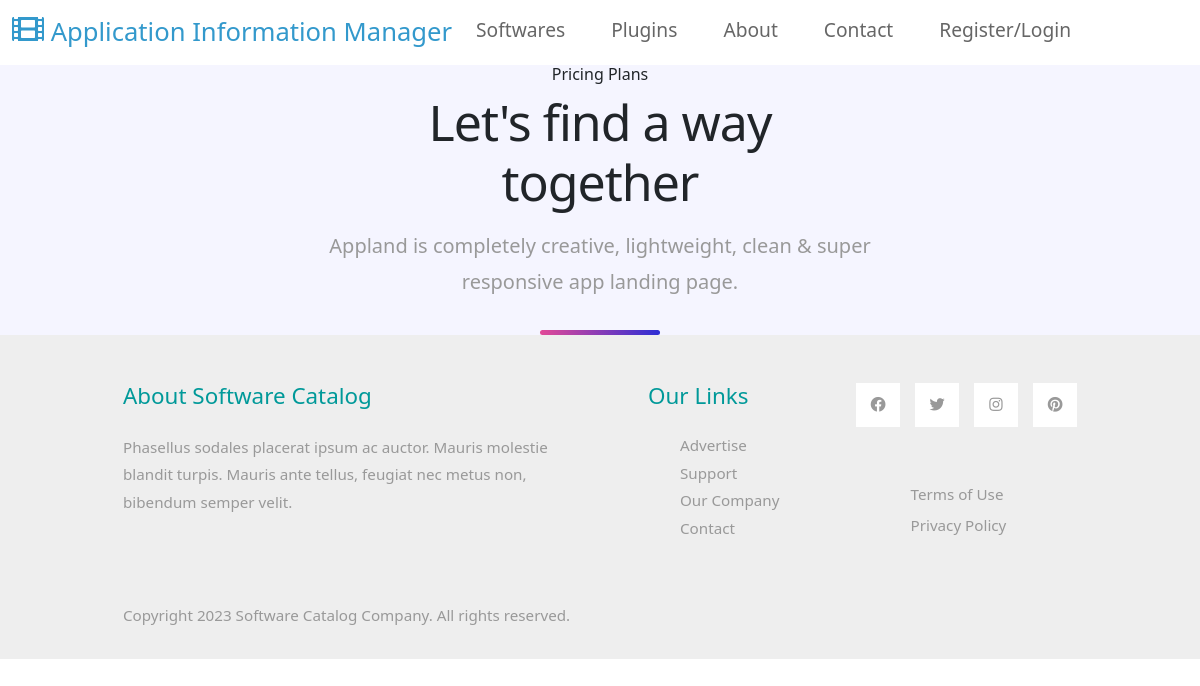
The app's page /catalog/subscription/1/, older data.
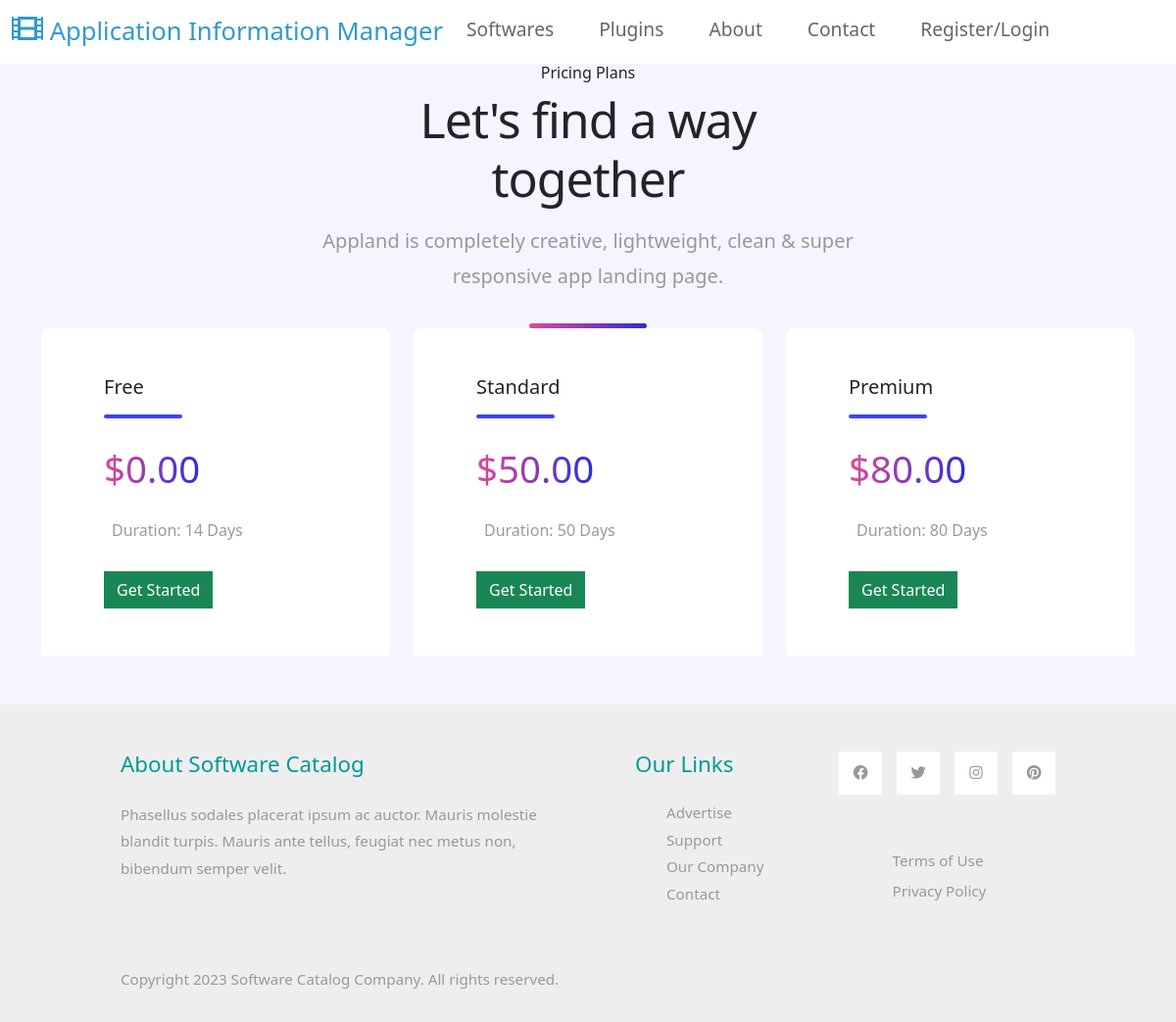
The same page, newer data.
### catalapp/models.py (models this page shows, shortened)
class Subscription(models.Model):
    name = models.CharField(max_length=255)
    price = models.DecimalField(max_digits=6, decimal_places=2)
    duration = models.CharField(max_length=50)
    stripe_product_id = models.CharField(max_length=255,default="prod_O9kr4qTmAQ036l")
    is_popular=models.BooleanField(default=False)

### catalapp/views.py (the view)
# urls.py: path('subscription/<int:software_id>/', views.subscription_view, name='subscription'),#done
def subscription_view(request,software_id):
    subscriptions = Subscription.objects.all()
    soft_id= Software.objects.get(id=software_id)
    context = {
        'subscriptions': subscriptions,
        "software":soft_id
    }
    return render(request, 'subscription.html', context)

### catalapp/templates/subscription.html (shortened to what this page needs)
{% extends 'base.html' %}
{% block content %}
<link rel="stylesheet" href="https://cdn.lineicons.com/3.0/lineicons.css">
<section class="price_plan_area section_padding_130_80" id="pricing">
    <div class="container">
        <div class="row justify-content-center">
            <div class="col-12 col-sm-8 col-lg-6">
                <div class="section-heading text-center wow fadeInUp" data-wow-delay="0.2s"
                    style="visibility: visible; animation-delay: 0.2s; animation-name: fadeInUp;">
                    <h6>Pricing Plans</h6>
                    <h3>Let's find a way together</h3>
                    <p>Appland is completely creative, lightweight, clean &amp; super responsive app landing page.</p>
                    <div class="line"></div>
                </div>
            </div>
        </div>
        <div class="row justify-content-center">
            {% for subscription in subscriptions %}
            <div class="col-12 col-sm-8 col-md-6 col-lg-4">
                <div class="single_price_plan wow fadeInUp" data-wow-delay="0.2s"
                    style="visibility: visible; animation-delay: 0.2s; animation-name: fadeInUp;">
                    <div class="title">
                        <h3>{{ subscription.name }}</h3>
                        <div class="line"></div>
                    </div>
                    <div class="price">
                        <h4>${{ subscription.price }}</h4>
                    </div>
                    <div class="description">
                        <p>Duration: {{ subscription.duration }}</p>
                    </div>
                    <div class="button">
                        <a class="btn btn-success btn-2"
                            href="{% url 'catalapp:redirect_to_payment' software_id=software.pk subscription=subscription.name %}">Get
                            Started</a>
                    </div>
                </div>
            </div>
            {% endfor %}
        </div>
    </div>
</section>
{% endblock %}

Row changes from the older to the newer data that the page shows:
added Subscription: name "Free", price "0.00", duration "14 Days"
added Subscription: name "Standard", price "50.00", duration "50 Days"
added Subscription: name "Premium", price "80.00", duration "80 Days"
